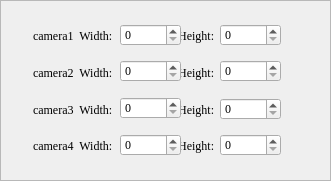
    <widget class="QFrame" name="frame_5">
     <property name="geometry">
      <rect>
       <x>10</x>
       <y>220</y>
       <width>331</width>
       <height>181</height>
      </rect>
     </property>
     <property name="font">
      <font>
       <family>Times New Roman</family>
      </font>
     </property>
     <property name="frameShape">
      <enum>QFrame::StyledPanel</enum>
     </property>
     <property name="frameShadow">
      <enum>QFrame::Raised</enum>
     </property>
     <widget class="QLabel" name="label_27">
      <property name="geometry">
       <rect>
        <x>30</x>
        <y>20</y>
        <width>271</width>
        <height>31</height>
       </rect>
      </property>
      <property name="font">
       <font>
        <family>Times New Roman</family>
       </font>
      </property>
      <property name="text">
       <string> camera1  Width:                      Height:   </string>
      </property>
     </widget>
     <widget class="QSpinBox" name="line_height_cam_5">
      <property name="geometry">
       <rect>
        <x>220</x>
        <y>24</y>
        <width>61</width>
        <height>22</height>
       </rect>
      </property>
      <property name="layoutDirection">
       <enum>Qt::LeftToRight</enum>
      </property>
      <property name="maximum">
       <number>16777214</number>
      </property>
     </widget>
     <widget class="QSpinBox" name="line_width_cam_5">
      <property name="geometry">
       <rect>
        <x>120</x>
        <y>24</y>
        <width>61</width>
        <height>22</height>
       </rect>
      </property>
      <property name="layoutDirection">
       <enum>Qt::LeftToRight</enum>
      </property>
      <property name="maximum">
       <number>16777214</number>
      </property>
     </widget>
     <widget class="QSpinBox" name="line_height_cam_6">
      <property name="geometry">
       <rect>
        <x>220</x>
        <y>60</y>
        <width>61</width>
        <height>22</height>
       </rect>
      </property>
      <property name="layoutDirection">
       <enum>Qt::LeftToRight</enum>
      </property>
      <property name="maximum">
       <number>16777214</number>
      </property>
     </widget>
     <widget class="QLabel" name="label_28">
      <property name="geometry">
       <rect>
        <x>30</x>
        <y>57</y>
        <width>271</width>
        <height>31</height>
       </rect>
      </property>
      <property name="font">
       <font>
        <family>Times New Roman</family>
       </font>
      </property>
      <property name="text">
       <string> camera2  Width:                      Height:   </string>
      </property>
     </widget>
     <widget class="QSpinBox" name="line_width_cam_6">
      <property name="geometry">
       <rect>
        <x>120</x>
        <y>60</y>
        <width>61</width>
        <height>22</height>
       </rect>
      </property>
      <property name="layoutDirection">
       <enum>Qt::LeftToRight</enum>
      </property>
      <property name="maximum">
       <number>16777214</number>
      </property>
     </widget>
     <widget class="QSpinBox" name="line_width_cam_7">
      <property name="geometry">
       <rect>
        <x>120</x>
        <y>97</y>
        <width>61</width>
        <height>22</height>
       </rect>
      </property>
      <property name="layoutDirection">
       <enum>Qt::LeftToRight</enum>
      </property>
      <property name="maximum">
       <number>16777214</number>
      </property>
     </widget>
     <widget class="QSpinBox" name="line_height_cam_7">
      <property name="geometry">
       <rect>
        <x>220</x>
        <y>98</y>
        <width>61</width>
        <height>22</height>
       </rect>
      </property>
      <property name="layoutDirection">
       <enum>Qt::LeftToRight</enum>
      </property>
      <property name="maximum">
       <number>16777214</number>
      </property>
     </widget>
     <widget class="QLabel" name="label_29">
      <property name="geometry">
       <rect>
        <x>30</x>
        <y>94</y>
        <width>271</width>
        <height>31</height>
       </rect>
      </property>
      <property name="font">
       <font>
        <family>Times New Roman</family>
       </font>
      </property>
      <property name="text">
       <string> camera3  Width:                      Height:   </string>
      </property>
     </widget>
     <widget class="QSpinBox" name="line_height_cam_8">
      <property name="geometry">
       <rect>
        <x>220</x>
        <y>134</y>
        <width>61</width>
        <height>22</height>
       </rect>
      </property>
      <property name="layoutDirection">
       <enum>Qt::LeftToRight</enum>
      </property>
      <property name="maximum">
       <number>16777214</number>
      </property>
     </widget>
     <widget class="QLabel" name="label_30">
      <property name="geometry">
       <rect>
        <x>30</x>
        <y>130</y>
        <width>271</width>
        <height>31</height>
       </rect>
      </property>
      <property name="font">
       <font>
        <family>Times New Roman</family>
       </font>
      </property>
      <property name="text">
       <string> camera4  Width:                      Height:   </string>
      </property>
     </widget>
     <widget class="QSpinBox" name="line_width_cam_8">
      <property name="geometry">
       <rect>
        <x>120</x>
        <y>134</y>
        <width>61</width>
        <height>22</height>
       </rect>
      </property>
      <property name="layoutDirection">
       <enum>Qt::LeftToRight</enum>
      </property>
      <property name="maximum">
       <number>16777214</number>
      </property>
     </widget>
     <zorder>label_30</zorder>
     <zorder>label_28</zorder>
     <zorder>label_29</zorder>
     <zorder>label_27</zorder>
     <zorder>line_height_cam_5</zorder>
     <zorder>line_width_cam_5</zorder>
     <zorder>line_height_cam_6</zorder>
     <zorder>line_width_cam_6</zorder>
     <zorder>line_width_cam_7</zorder>
     <zorder>line_height_cam_7</zorder>
     <zorder>line_height_cam_8</zorder>
     <zorder>line_width_cam_8</zorder>
    </widget>
